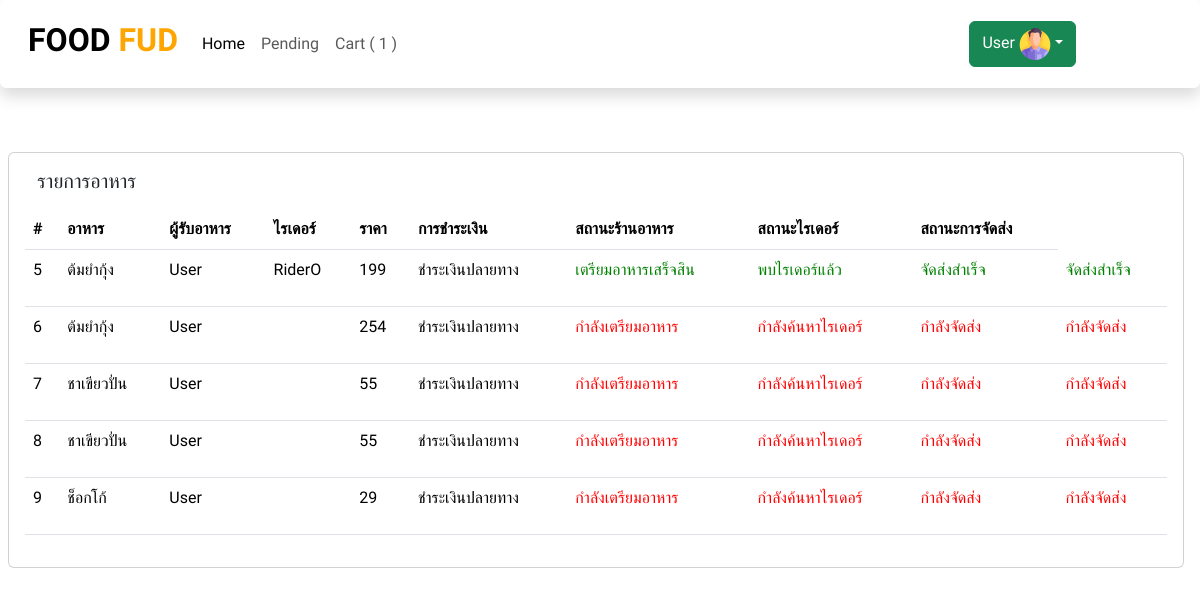
The app's page /CustomerPending.php (signed in) with its own data.
### tables this page shows
CREATE TABLE `pending` (
  `PendingID` int(11) NOT NULL,
  `CartID` int(11) DEFAULT NULL,
  `RiderID` int(11) DEFAULT NULL,
  `UserID` int(11) DEFAULT NULL,
  `RestID` int(11) DEFAULT NULL,
  `MenuID` int(11) DEFAULT NULL,
  `Qty` int(11) DEFAULT NULL,
  `PendingDetail` varchar(255) NOT NULL,
  `TotalPrice` int(11) DEFAULT NULL,
  `PendingStatus` int(11) DEFAULT NULL,
  `RestStatus` int(11) DEFAULT NULL,
  `RiderStatus` int(11) DEFAULT NULL,
  `PendingPayment` varchar(255) DEFAULT NULL
);

CREATE TABLE `menu` (
  `MenuID` int(11) NOT NULL,
  `RestID` int(11) DEFAULT NULL,
  `MenuName` varchar(255) DEFAULT NULL,
  `MenuCate` varchar(255) DEFAULT NULL,
  `MenuPrice` int(11) DEFAULT NULL,
  `MenuImg` text DEFAULT NULL
);

CREATE TABLE `users` (
  `UserID` int(11) NOT NULL,
  `UserName` varchar(255) DEFAULT NULL,
  `UserPassword` tinytext DEFAULT NULL,
  `UserRealName` varchar(255) DEFAULT NULL,
  `UserAddress` varchar(255) DEFAULT NULL,
  `UserPhone` varchar(255) DEFAULT NULL,
  `UserRole` varchar(255) DEFAULT NULL,
  `UserStatus` int(11) DEFAULT NULL,
  `UserImg` text DEFAULT NULL
);

### CustomerPending.php (the view, shortened to what this page needs)
<?php
    include './Assets/header.php';
    include './Assets/customer-nav.php';
    require './db.php';
?>
    <div class="container-fluid row col mx-2">
<div class="card card-body mt-3 row">
    <h5>รายการอาหาร</h5>
    <table class="
        table
        mt-2
        "
        >
    <thead>
        <th>#</th>
        <th>อาหาร</th>
        <th>ผู้รับอาหาร</th>
        <th>ไรเดอร์</th>
        <th>ราคา</th>
        <th>การชำระเงิน</th>
        <th>สถานะร้านอาหาร</th>
        <th>สถานะไรเดอร์</th>
        <th>สถานะการจัดส่ง</th>
    </thead>
    <tbody>
        <?php
        $res = $db->query("SELECT * FROM pending WHERE UserID = '".$_SESSION['UserID']."'");
        while($row = mysqli_fetch_assoc($res)):
        ?>
        <tr>
            <td><?=$row['PendingID']?></td>
            <td>
            <?php
        $resss = $db->query("SELECT * FROM menu WHERE MenuID = '".$row['MenuID']."'");
        if($mn = mysqli_fetch_assoc($resss)){
            echo $mn['MenuName'];
        }
        ?>
            </td>
            <td><?php
        $ress = $db->query("SELECT * FROM users WHERE UserID = '".$row['UserID']."'");
        if($us = mysqli_fetch_assoc($ress)){
            echo $us['UserRealName'];
        }
        ?></td>
            <td><?php
        $resp = $db->query("SELECT * FROM users WHERE UserID = '".$row['RiderID']."'");
        if($rd = mysqli_fetch_assoc($resp)){
            echo $rd['UserRealName'];
        }
        ?></td>
            <td><?=$row['TotalPrice']?></td>
            <td><?=$row['PendingPayment']?></td>
            <td>
                <form action="App/UpdatePendingRest.php" method="post">
                    <?php
                    if($row['RestStatus'] == 0){
                        echo '<p style="color: red;">กำลังเตรียมอาหาร</p>';
                    }
                    if($row['RestStatus'] == 1){
                        echo '<p  style="color: green;">เตรียมอาหารเสร็จสิน</p>';
                    }
                    ?>
                </form>
            </td>
            <td>
                <form action="" method="post">
                    <?php
                    if($row['RiderStatus'] == 0){
                        echo '<p class="" style="color: red;" type="submit">กำลังค้นหาไรเดอร์</p>';
                    }
                    if($row['RiderStatus'] == 1){
                        echo '<p class=""  style="color: green;" type="submit">พบไรเดอร์แล้ว</p>';
                    }
                    ?>
                </form>
            </td>
            <td>
                <form action="" method="post">
                    <?php
                    if($row['PendingStatus'] == 0){
                        echo '<p class="" style="color: red;" type="submit">กำลังจัดส่ง</p>';
                    }
                    if($row['PendingStatus'] == 1){
                        echo '<p class=""  style="color: green;" type="submit">จัดส่งสำเร็จ</p>';
                    }
                    ?>
                </form>
            </td>
            <td>
                <form action="" method="post">
                    <?php
                    if($row['PendingStatus'] == 0){
                        echo '<p class="" style="color: red;" type="submit">กำลังจัดส่ง</p>';
                    }
                    if($row['PendingStatus'] == 1){
                        echo '<p class=""  style="color: green;" type="submit">จัดส่งสำเร็จ</p>';
                    }
                    ?>
                </form>
            </td>
        </tr>
        <?php endwhile; ?>
    </tbody>
        </table>
    </div>
    </div>

### Assets/header.php (style rules this page uses)
* { font-family: 'Prompt', sans-serif; }

### records on screen
pending: PendingID "5", MenuID.MenuName "ต้มยำกุ้ง", UserID.UserRealName "User", users.UserRealName "RiderO", TotalPrice "199", PendingPayment "ชำระเงินปลายทาง", RestStatus "เตรียมอาหารเสร็จสิน", RiderStatus "พบไรเดอร์แล้ว", PendingStatus "จัดส่งสำเร็จ"
pending: PendingID "6", MenuID.MenuName "ต้มยำกุ้ง", UserID.UserRealName "User", TotalPrice "254", PendingPayment "ชำระเงินปลายทาง", RestStatus "กำลังเตรียมอาหาร", RiderStatus "กำลังค้นหาไรเดอร์", PendingStatus "กำลังจัดส่ง"
pending: PendingID "7", MenuID.MenuName "ชาเขียวปั่น", UserID.UserRealName "User", TotalPrice "55", PendingPayment "ชำระเงินปลายทาง", RestStatus "กำลังเตรียมอาหาร", RiderStatus "กำลังค้นหาไรเดอร์", PendingStatus "กำลังจัดส่ง"
pending: PendingID "8", MenuID.MenuName "ชาเขียวปั่น", UserID.UserRealName "User", TotalPrice "55", PendingPayment "ชำระเงินปลายทาง", RestStatus "กำลังเตรียมอาหาร", RiderStatus "กำลังค้นหาไรเดอร์", PendingStatus "กำลังจัดส่ง"
pending: PendingID "9", MenuID.MenuName "ช็อกโก้", UserID.UserRealName "User", TotalPrice "29", PendingPayment "ชำระเงินปลายทาง", RestStatus "กำลังเตรียมอาหาร", RiderStatus "กำลังค้นหาไรเดอร์", PendingStatus "กำลังจัดส่ง"

### other values on screen
$num "1"
$_SESSION['UserRealName'] "User"
